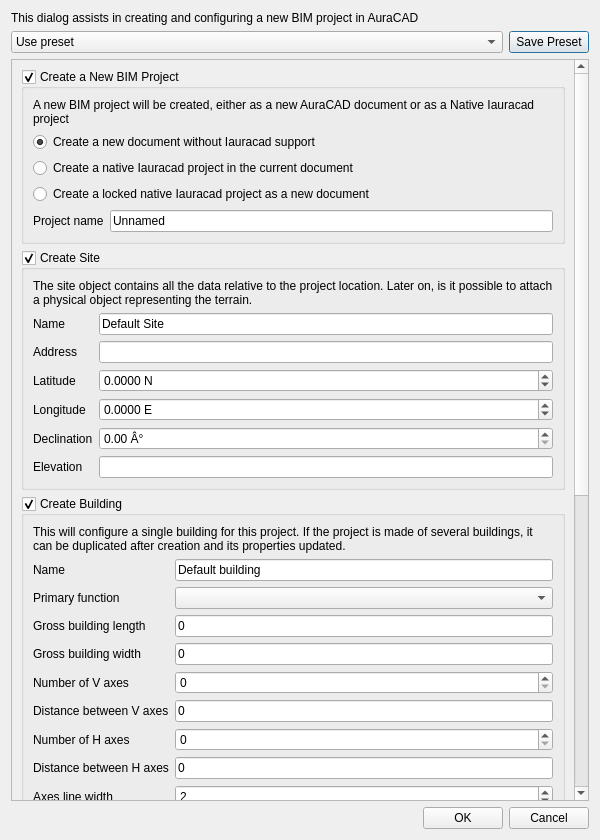
<?xml version="1.0" encoding="UTF-8"?>
<ui version="4.0">
 <class>Dialog</class>
 <widget class="QDialog" name="Dialog">
  <property name="geometry">
   <rect>
    <x>0</x>
    <y>0</y>
    <width>600</width>
    <height>840</height>
   </rect>
  </property>
  <property name="windowTitle">
   <string>BIM Project Setup</string>
  </property>
  <layout class="QVBoxLayout" name="verticalLayout">
   <item>
    <widget class="QLabel" name="label">
     <property name="text">
      <string>This dialog assists in creating and configuring a new BIM project in AuraCAD</string>
     </property>
     <property name="wordWrap">
      <bool>true</bool>
     </property>
    </widget>
   </item>
   <item>
    <layout class="QHBoxLayout" name="horizontalLayout_4">
     <item>
      <widget class="QComboBox" name="presets">
       <property name="sizePolicy">
        <sizepolicy hsizetype="MinimumExpanding" vsizetype="Fixed">
         <horstretch>0</horstretch>
         <verstretch>0</verstretch>
        </sizepolicy>
       </property>
       <property name="toolTip">
        <string>Fill this dialog with preset values</string>
       </property>
       <item>
        <property name="text">
         <string>Use preset</string>
        </property>
       </item>
      </widget>
     </item>
     <item>
      <widget class="QPushButton" name="buttonSave">
       <property name="sizePolicy">
        <sizepolicy hsizetype="Minimum" vsizetype="Fixed">
         <horstretch>0</horstretch>
         <verstretch>0</verstretch>
        </sizepolicy>
       </property>
       <property name="toolTip">
        <string>The settings below can be saved as a preset. Presets are stored as .txt files in the local AuraCAD user folder</string>
       </property>
       <property name="text">
        <string>Save Preset</string>
       </property>
       <property name="icon">
        <iconset theme="gtk-save">
         <normaloff>../../../../../../../.designer/backup</normaloff>../../../../../../../.designer/backup</iconset>
       </property>
      </widget>
     </item>
    </layout>
   </item>
   <item>
    <widget class="QScrollArea" name="scrollArea">
     <property name="widgetResizable">
      <bool>true</bool>
     </property>
     <widget class="QWidget" name="scrollAreaWidgetContents">
      <property name="geometry">
       <rect>
        <x>0</x>
        <y>-1041</y>
        <width>428</width>
        <height>1740</height>
       </rect>
      </property>
      <layout class="QVBoxLayout" name="verticalLayout_2">
       <item>
        <widget class="QGroupBox" name="groupNewProject">
         <property name="toolTip">
          <string>Creates a new BIM project</string>
         </property>
         <property name="title">
          <string>Create a New BIM Project</string>
         </property>
         <property name="checkable">
          <bool>true</bool>
         </property>
         <property name="checked">
          <bool>true</bool>
         </property>
         <layout class="QVBoxLayout" name="verticalLayout_4">
          <item>
           <widget class="QLabel" name="label_8">
            <property name="text">
             <string>A new BIM project will be created, either as a new AuraCAD document or as a Native Iauracad project</string>
            </property>
            <property name="wordWrap">
             <bool>true</bool>
            </property>
           </widget>
          </item>
          <item>
           <layout class="QVBoxLayout" name="verticalLayout_8">
            <item>
             <widget class="QRadioButton" name="radioNative1">
              <property name="toolTip">
               <string>This will create a new AuraCAD document for the construction of a BIM model, but initially with no specific Iauracad structure. This is the most flexible option when starting working on a BIM project. This project can be converted to Iauracad anytime later.</string>
              </property>
              <property name="text">
               <string>Create a new document without Iauracad support</string>
              </property>
              <property name="checked">
               <bool>true</bool>
              </property>
             </widget>
            </item>
            <item>
             <widget class="QRadioButton" name="radioNative2">
              <property name="toolTip">
               <string>This will create an Iauracad project. All the BIM objects added to the Iauracad project will immediately become Iauracad objects. This is less flexible, but helps to strictly adhere to the Iauracad standard.</string>
              </property>
              <property name="text">
               <string>Create a native Iauracad project in the current document</string>
              </property>
              <property name="checked">
               <bool>false</bool>
              </property>
             </widget>
            </item>
            <item>
             <widget class="QRadioButton" name="radioNative3">
              <property name="toolTip">
               <string>The new Iauracad project will be created as a new AuraCAD document. In that mode, the Iauracad project is the AuraCAD document, anything created in that document becomes part of the Iauracad project. This is extremely restrictive as no non-Iauracad object can be added to the document.</string>
              </property>
              <property name="text">
               <string>Create a locked native Iauracad project as a new document</string>
              </property>
             </widget>
            </item>
           </layout>
          </item>
          <item>
           <layout class="QHBoxLayout" name="horizontalLayout_5">
            <item>
             <widget class="QLabel" name="label_18">
              <property name="text">
               <string>Project name</string>
              </property>
             </widget>
            </item>
            <item>
             <widget class="QLineEdit" name="projectName">
              <property name="toolTip">
               <string>A name for this BIM or Iauracad project</string>
              </property>
              <property name="text">
               <string>Unnamed</string>
              </property>
             </widget>
            </item>
           </layout>
          </item>
         </layout>
        </widget>
       </item>
       <item>
        <widget class="QGroupBox" name="groupSite">
         <property name="toolTip">
          <string>Create a new site</string>
         </property>
         <property name="title">
          <string>Create Site</string>
         </property>
         <property name="flat">
          <bool>false</bool>
         </property>
         <property name="checkable">
          <bool>true</bool>
         </property>
         <layout class="QVBoxLayout" name="verticalLayout_3">
          <item>
           <widget class="QLabel" name="label_19">
            <property name="text">
             <string>The site object contains all the data relative to the project location. Later on, is it possible to attach a physical object representing the terrain.</string>
            </property>
            <property name="wordWrap">
             <bool>true</bool>
            </property>
           </widget>
          </item>
          <item>
           <layout class="QGridLayout" name="gridLayout">
            <item row="3" column="1">
             <widget class="QDoubleSpinBox" name="siteLongitude">
              <property name="toolTip">
               <string>The east longitude of this site</string>
              </property>
              <property name="suffix">
               <string> E</string>
              </property>
              <property name="decimals">
               <number>4</number>
              </property>
              <property name="minimum">
               <double>-180.000000000000000</double>
              </property>
              <property name="maximum">
               <double>180.000000000000000</double>
              </property>
             </widget>
            </item>
            <item row="6" column="0">
             <widget class="QLabel" name="label_6">
              <property name="text">
               <string>Elevation</string>
              </property>
             </widget>
            </item>
            <item row="5" column="0">
             <widget class="QLabel" name="label_5">
              <property name="text">
               <string>Declination</string>
              </property>
             </widget>
            </item>
            <item row="0" column="1">
             <widget class="QLineEdit" name="siteName">
              <property name="toolTip">
               <string>A name for this site</string>
              </property>
              <property name="text">
               <string>Default Site</string>
              </property>
             </widget>
            </item>
            <item row="0" column="0">
             <widget class="QLabel" name="label_7">
              <property name="text">
               <string>Name</string>
              </property>
             </widget>
            </item>
            <item row="5" column="1">
             <widget class="QDoubleSpinBox" name="siteDeviation">
              <property name="toolTip">
               <string>The difference between the up direction of this site and the true north direction</string>
              </property>
              <property name="suffix">
               <string> Â°</string>
              </property>
              <property name="maximum">
               <double>359.990000000000009</double>
              </property>
             </widget>
            </item>
            <item row="3" column="0">
             <widget class="QLabel" name="label_3">
              <property name="text">
               <string>Longitude</string>
              </property>
             </widget>
            </item>
            <item row="6" column="1">
             <widget class="Gui::InputField" name="siteElevation">
              <property name="toolTip">
               <string>The elevation of this site</string>
              </property>
              <property name="unit" stdset="0">
               <string notr="true"/>
              </property>
             </widget>
            </item>
            <item row="1" column="1">
             <widget class="QLineEdit" name="siteAddress">
              <property name="toolTip">
               <string>The physical (postal) address of this site</string>
              </property>
             </widget>
            </item>
            <item row="1" column="0">
             <widget class="QLabel" name="label_2">
              <property name="text">
               <string>Address</string>
              </property>
             </widget>
            </item>
            <item row="2" column="0">
             <widget class="QLabel" name="label_4">
              <property name="text">
               <string>Latitude</string>
              </property>
             </widget>
            </item>
            <item row="2" column="1">
             <widget class="QDoubleSpinBox" name="siteLatitude">
              <property name="toolTip">
               <string>The north latitude of this site</string>
              </property>
              <property name="suffix">
               <string> N</string>
              </property>
              <property name="decimals">
               <number>4</number>
              </property>
              <property name="minimum">
               <double>-90.000000000000000</double>
              </property>
              <property name="maximum">
               <double>90.000000000000000</double>
              </property>
             </widget>
            </item>
           </layout>
          </item>
         </layout>
        </widget>
       </item>
       <item>
        <widget class="QGroupBox" name="groupBuilding">
         <property name="toolTip">
          <string>Creates a new building</string>
         </property>
         <property name="title">
          <string>Create Building</string>
         </property>
         <property name="checkable">
          <bool>true</bool>
         </property>
         <layout class="QVBoxLayout" name="verticalLayout_5">
          <item>
           <widget class="QLabel" name="label_15">
            <property name="text">
             <string>This will configure a single building for this project. If the project is made of several buildings, it can be duplicated after creation and its properties updated.</string>
            </property>
            <property name="wordWrap">
             <bool>true</bool>
            </property>
           </widget>
          </item>
          <item>
           <layout class="QGridLayout" name="gridLayout_4">
            <item row="4" column="0">
             <widget class="QLabel" name="label_24">
              <property name="text">
               <string>Gross building length</string>
              </property>
             </widget>
            </item>
            <item row="5" column="0">
             <widget class="QLabel" name="label_25">
              <property name="text">
               <string>Gross building width</string>
              </property>
             </widget>
            </item>
            <item row="0" column="0">
             <widget class="QLabel" name="label_16">
              <property name="text">
               <string>Name</string>
              </property>
             </widget>
            </item>
            <item row="0" column="1">
             <widget class="QLineEdit" name="buildingName">
              <property name="text">
               <string>Default building</string>
              </property>
             </widget>
            </item>
            <item row="9" column="0">
             <widget class="QLabel" name="label_17">
              <property name="text">
               <string>Number of H axes</string>
              </property>
             </widget>
            </item>
            <item row="10" column="0">
             <widget class="QLabel" name="label_26">
              <property name="text">
               <string>Distance between H axes</string>
              </property>
             </widget>
            </item>
            <item row="7" column="0">
             <widget class="QLabel" name="label_27">
              <property name="text">
               <string>Number of V axes</string>
              </property>
             </widget>
            </item>
            <item row="3" column="1">
             <widget class="QComboBox" name="buildingUse">
              <property name="maximumSize">
               <size>
                <width>16777215</width>
                <height>16777215</height>
               </size>
              </property>
              <property name="toolTip">
               <string>The primary function of this building</string>
              </property>
              <property name="minimumContentsLength">
               <number>0</number>
              </property>
             </widget>
            </item>
            <item row="8" column="0">
             <widget class="QLabel" name="label_28">
              <property name="text">
               <string>Distance between V axes</string>
              </property>
              <property name="wordWrap">
               <bool>false</bool>
              </property>
             </widget>
            </item>
            <item row="7" column="1">
             <widget class="QSpinBox" name="countVAxes">
              <property name="toolTip">
               <string>Number of vertical axes</string>
              </property>
              <property name="value">
               <number>0</number>
              </property>
             </widget>
            </item>
            <item row="3" column="0">
             <widget class="QLabel" name="label_29">
              <property name="text">
               <string>Primary function</string>
              </property>
             </widget>
            </item>
            <item row="9" column="1">
             <widget class="QSpinBox" name="countHAxes">
              <property name="toolTip">
               <string>Number of horizontal axes</string>
              </property>
              <property name="value">
               <number>0</number>
              </property>
             </widget>
            </item>
            <item row="5" column="1">
             <widget class="Gui::InputField" name="buildingWidth">
              <property name="toolTip">
               <string>An estimate building width. Keep the value as 0 to not specify this now.</string>
              </property>
              <property name="text">
               <string>0</string>
              </property>
              <property name="unit" stdset="0">
               <string notr="true"/>
              </property>
             </widget>
            </item>
            <item row="13" column="1">
             <widget class="QSpinBox" name="lineWidth">
              <property name="toolTip">
               <string>The line width of axes</string>
              </property>
              <property name="value">
               <number>2</number>
              </property>
             </widget>
            </item>
            <item row="8" column="1">
             <widget class="Gui::InputField" name="distVAxes">
              <property name="toolTip">
               <string>Distance between vertical axes</string>
              </property>
              <property name="text">
               <string>0</string>
              </property>
              <property name="unit" stdset="0">
               <string notr="true"/>
              </property>
             </widget>
            </item>
            <item row="4" column="1">
             <widget class="Gui::InputField" name="buildingLength">
              <property name="toolTip">
               <string>An estimate building length. Keep the value as 0 to not specify this now.</string>
              </property>
              <property name="text">
               <string>0</string>
              </property>
              <property name="unit" stdset="0">
               <string notr="true"/>
              </property>
             </widget>
            </item>
            <item row="10" column="1">
             <widget class="Gui::InputField" name="distHAxes">
              <property name="toolTip">
               <string>Distance between horizontal axes</string>
              </property>
              <property name="text">
               <string>0 </string>
              </property>
              <property name="unit" stdset="0">
               <string notr="true"/>
              </property>
             </widget>
            </item>
            <item row="13" column="0">
             <widget class="QLabel" name="label_30">
              <property name="text">
               <string>Axes line width</string>
              </property>
             </widget>
            </item>
            <item row="14" column="1">
             <widget class="Gui::ColorButton" name="lineColor">
              <property name="toolTip">
               <string>The color of axes</string>
              </property>
              <property name="color">
               <color>
                <red>33</red>
                <green>38</green>
                <blue>94</blue>
               </color>
              </property>
             </widget>
            </item>
            <item row="14" column="0">
             <widget class="QLabel" name="label_31">
              <property name="text">
               <string>Axes color</string>
              </property>
             </widget>
            </item>
           </layout>
          </item>
         </layout>
        </widget>
       </item>
       <item>
        <widget class="QGroupBox" name="addHumanFigure">
         <property name="toolTip">
          <string>Add a human figure to the document</string>
         </property>
         <property name="title">
          <string>Add Human Figure</string>
         </property>
         <property name="checkable">
          <bool>true</bool>
         </property>
         <layout class="QVBoxLayout" name="verticalLayout_7">
          <item>
           <widget class="QLabel" name="label_10">
            <property name="text">
             <string>A human figure will be added to the document, which helps give a sense of scale</string>
            </property>
            <property name="wordWrap">
             <bool>true</bool>
            </property>
           </widget>
          </item>
         </layout>
        </widget>
       </item>
       <item>
        <widget class="QGroupBox" name="groupBox">
         <property name="title">
          <string>Levels</string>
         </property>
         <layout class="QVBoxLayout" name="verticalLayout_6">
          <item>
           <widget class="QLabel" name="label_9">
            <property name="text">
             <string>BIM projects are typically organized into levels that represent the different storeys of a building. Although it is not mandatory to work with levels in AuraCAD, the default levels can be set here.</string>
            </property>
            <property name="wordWrap">
             <bool>true</bool>
            </property>
           </widget>
          </item>
          <item>
           <layout class="QGridLayout" name="gridLayout_5">
            <item row="0" column="1">
             <widget class="QSpinBox" name="countLevels">
              <property name="toolTip">
               <string>The number of levels to create</string>
              </property>
              <property name="singleStep">
               <number>1</number>
              </property>
              <property name="value">
               <number>0</number>
              </property>
             </widget>
            </item>
            <item row="1" column="0">
             <widget class="QLabel" name="label_32">
              <property name="text">
               <string>Level height</string>
              </property>
             </widget>
            </item>
            <item row="1" column="1">
             <widget class="Gui::InputField" name="levelHeight">
              <property name="toolTip">
               <string>The vertical distance between each level</string>
              </property>
              <property name="text">
               <string>0 </string>
              </property>
              <property name="unit" stdset="0">
               <string notr="true"/>
              </property>
             </widget>
            </item>
            <item row="0" column="0">
             <widget class="QLabel" name="label_33">
              <property name="text">
               <string>Number of levels</string>
              </property>
             </widget>
            </item>
           </layout>
          </item>
          <item>
           <widget class="QLabel" name="label_34">
            <property name="text">
             <string>Default groups to be added to each level. Default groups such as walls and windows are useful to organize the different building elements inside a level.</string>
            </property>
            <property name="wordWrap">
             <bool>true</bool>
            </property>
           </widget>
          </item>
          <item>
           <widget class="QListWidget" name="groupsList">
            <property name="toolTip">
             <string>A list of groups to add under each level</string>
            </property>
            <property name="dragEnabled">
             <bool>true</bool>
            </property>
            <property name="dragDropMode">
             <enum>QAbstractItemView::InternalMove</enum>
            </property>
            <property name="defaultDropAction">
             <enum>Qt::MoveAction</enum>
            </property>
           </widget>
          </item>
          <item>
           <layout class="QHBoxLayout" name="horizontalLayout">
            <item>
             <widget class="QPushButton" name="buttonAdd">
              <property name="toolTip">
               <string>Add New Group</string>
              </property>
              <property name="text">
               <string>Add</string>
              </property>
              <property name="icon">
               <iconset theme="add">
                <normaloff>../../../../../../../.designer/backup</normaloff>../../../../../../../.designer/backup</iconset>
              </property>
             </widget>
            </item>
            <item>
             <widget class="QPushButton" name="buttonDel">
              <property name="toolTip">
               <string>Delete a selected group</string>
              </property>
              <property name="text">
               <string>Delete</string>
              </property>
              <property name="icon">
               <iconset theme="remove">
                <normaloff>../../../../../../../.designer/backup</normaloff>../../../../../../../.designer/backup</iconset>
              </property>
             </widget>
            </item>
           </layout>
          </item>
         </layout>
        </widget>
       </item>
      </layout>
     </widget>
    </widget>
   </item>
   <item>
    <layout class="QHBoxLayout" name="horizontalLayout_2">
     <item>
      <spacer name="horizontalSpacer">
       <property name="orientation">
        <enum>Qt::Horizontal</enum>
       </property>
       <property name="sizeHint" stdset="0">
        <size>
         <width>40</width>
         <height>20</height>
        </size>
       </property>
      </spacer>
     </item>
     <item>
      <widget class="QPushButton" name="buttonOK">
       <property name="toolTip">
        <string>Accept the values of this form</string>
       </property>
       <property name="text">
        <string>OK</string>
       </property>
       <property name="icon">
        <iconset theme="gtk-ok">
         <normaloff>../../../../../../../.designer/backup</normaloff>../../../../../../../.designer/backup</iconset>
       </property>
      </widget>
     </item>
     <item>
      <widget class="QPushButton" name="buttonCancel">
       <property name="toolTip">
        <string>Cancel</string>
       </property>
       <property name="text">
        <string>Cancel</string>
       </property>
       <property name="icon">
        <iconset theme="gtk-cancel">
         <normaloff>../../../../../../../.designer/backup</normaloff>../../../../../../../.designer/backup</iconset>
       </property>
      </widget>
     </item>
    </layout>
   </item>
  </layout>
 </widget>
 <customwidgets>
  <customwidget>
   <class>Gui::InputField</class>
   <extends>QLineEdit</extends>
   <header>Gui/InputField.h</header>
  </customwidget>
  <customwidget>
   <class>Gui::ColorButton</class>
   <extends>QPushButton</extends>
   <header>Gui/Widgets.h</header>
  </customwidget>
 </customwidgets>
 <resources/>
 <connections/>
</ui>
